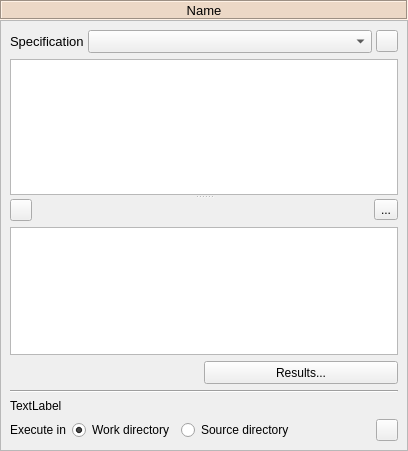
<?xml version="1.0" encoding="UTF-8"?>
<!--
######################################################################################################################
# Copyright (C) 2017-2021 Spine project consortium
# This file is part of Spine Items.
# Spine Items is free software: you can redistribute it and\/or modify it under the terms of the GNU Lesser General
# Public License as published by the Free Software Foundation, either version 3 of the License, or (at your option)
# any later version. This program is distributed in the hope that it will be useful, but WITHOUT ANY WARRANTY;
# without even the implied warranty of MERCHANTABILITY or FITNESS FOR A PARTICULAR PURPOSE. See the GNU Lesser General
# Public License for more details. You should have received a copy of the GNU Lesser General Public License along with
# this program. If not, see <http:\/\/www.gnu.org\/licenses\/>.
######################################################################################################################
-->
<ui version="4.0">
 <class>Form</class>
 <widget class="QWidget" name="Form">
  <property name="geometry">
   <rect>
    <x>0</x>
    <y>0</y>
    <width>408</width>
    <height>451</height>
   </rect>
  </property>
  <property name="windowTitle">
   <string>Form</string>
  </property>
  <layout class="QVBoxLayout" name="verticalLayout">
   <property name="spacing">
    <number>0</number>
   </property>
   <property name="leftMargin">
    <number>0</number>
   </property>
   <property name="topMargin">
    <number>0</number>
   </property>
   <property name="rightMargin">
    <number>0</number>
   </property>
   <property name="bottomMargin">
    <number>0</number>
   </property>
   <item>
    <widget class="QLabel" name="label_tool_name">
     <property name="enabled">
      <bool>true</bool>
     </property>
     <property name="sizePolicy">
      <sizepolicy hsizetype="Preferred" vsizetype="Fixed">
       <horstretch>0</horstretch>
       <verstretch>0</verstretch>
      </sizepolicy>
     </property>
     <property name="minimumSize">
      <size>
       <width>0</width>
       <height>20</height>
      </size>
     </property>
     <property name="maximumSize">
      <size>
       <width>16777215</width>
       <height>20</height>
      </size>
     </property>
     <property name="font">
      <font>
       <pointsize>10</pointsize>
       <weight>50</weight>
       <bold>false</bold>
      </font>
     </property>
     <property name="styleSheet">
      <string notr="true">background-color: #ecd8c6;</string>
     </property>
     <property name="frameShape">
      <enum>QFrame::Box</enum>
     </property>
     <property name="frameShadow">
      <enum>QFrame::Sunken</enum>
     </property>
     <property name="text">
      <string>Name</string>
     </property>
     <property name="alignment">
      <set>Qt::AlignCenter</set>
     </property>
     <property name="wordWrap">
      <bool>true</bool>
     </property>
    </widget>
   </item>
   <item>
    <widget class="QScrollArea" name="scrollArea_3">
     <property name="widgetResizable">
      <bool>true</bool>
     </property>
     <widget class="QWidget" name="scrollAreaWidgetContents_3">
      <property name="geometry">
       <rect>
        <x>0</x>
        <y>0</y>
        <width>406</width>
        <height>429</height>
       </rect>
      </property>
      <layout class="QVBoxLayout" name="verticalLayout_2">
       <item>
        <layout class="QHBoxLayout" name="horizontalLayout_9">
         <property name="spacing">
          <number>4</number>
         </property>
         <item>
          <widget class="QLabel" name="label_tool_specification">
           <property name="sizePolicy">
            <sizepolicy hsizetype="Fixed" vsizetype="Fixed">
             <horstretch>0</horstretch>
             <verstretch>0</verstretch>
            </sizepolicy>
           </property>
           <property name="maximumSize">
            <size>
             <width>16777215</width>
             <height>16777215</height>
            </size>
           </property>
           <property name="font">
            <font>
             <pointsize>10</pointsize>
            </font>
           </property>
           <property name="text">
            <string>Specification</string>
           </property>
          </widget>
         </item>
         <item>
          <widget class="QComboBox" name="comboBox_tool">
           <property name="sizePolicy">
            <sizepolicy hsizetype="Expanding" vsizetype="Fixed">
             <horstretch>0</horstretch>
             <verstretch>0</verstretch>
            </sizepolicy>
           </property>
           <property name="font">
            <font>
             <pointsize>10</pointsize>
            </font>
           </property>
           <property name="toolTip">
            <string>&lt;html&gt;&lt;head/&gt;&lt;body&gt;&lt;p&gt;Tool specification for this Tool&lt;/p&gt;&lt;/body&gt;&lt;/html&gt;</string>
           </property>
          </widget>
         </item>
         <item>
          <widget class="QToolButton" name="toolButton_tool_specification">
           <property name="minimumSize">
            <size>
             <width>22</width>
             <height>22</height>
            </size>
           </property>
           <property name="maximumSize">
            <size>
             <width>22</width>
             <height>22</height>
            </size>
           </property>
           <property name="toolTip">
            <string>&lt;html&gt;&lt;head/&gt;&lt;body&gt;&lt;p&gt;Tool specification options.&lt;/p&gt;&lt;/body&gt;&lt;/html&gt;</string>
           </property>
           <property name="icon">
            <iconset resource="../../ui/resources/resources_icons.qrc">
             <normaloff>:/icons/wrench.svg</normaloff>:/icons/wrench.svg</iconset>
           </property>
           <property name="iconSize">
            <size>
             <width>16</width>
             <height>16</height>
            </size>
           </property>
           <property name="popupMode">
            <enum>QToolButton::InstantPopup</enum>
           </property>
          </widget>
         </item>
        </layout>
       </item>
       <item>
        <layout class="QHBoxLayout" name="horizontalLayout_options"/>
       </item>
       <item>
        <widget class="QSplitter" name="splitter">
         <property name="orientation">
          <enum>Qt::Vertical</enum>
         </property>
         <widget class="ArgsTreeView" name="treeView_cmdline_args">
          <property name="sizePolicy">
           <sizepolicy hsizetype="Expanding" vsizetype="Expanding">
            <horstretch>0</horstretch>
            <verstretch>0</verstretch>
           </sizepolicy>
          </property>
          <property name="font">
           <font>
            <pointsize>10</pointsize>
           </font>
          </property>
          <property name="acceptDrops">
           <bool>true</bool>
          </property>
          <property name="editTriggers">
           <set>QAbstractItemView::AnyKeyPressed|QAbstractItemView::DoubleClicked|QAbstractItemView::EditKeyPressed</set>
          </property>
          <property name="dragDropMode">
           <enum>QAbstractItemView::DragDrop</enum>
          </property>
          <property name="selectionMode">
           <enum>QAbstractItemView::ExtendedSelection</enum>
          </property>
          <property name="textElideMode">
           <enum>Qt::ElideLeft</enum>
          </property>
          <attribute name="headerMinimumSectionSize">
           <number>26</number>
          </attribute>
         </widget>
         <widget class="QWidget" name="gridLayoutWidget">
          <layout class="QGridLayout" name="gridLayout">
           <item row="0" column="1">
            <spacer name="horizontalSpacer_2">
             <property name="orientation">
              <enum>Qt::Horizontal</enum>
             </property>
             <property name="sizeHint" stdset="0">
              <size>
               <width>40</width>
               <height>20</height>
              </size>
             </property>
            </spacer>
           </item>
           <item row="0" column="0">
            <widget class="QToolButton" name="toolButton_add_file_path_arg">
             <property name="minimumSize">
              <size>
               <width>22</width>
               <height>22</height>
              </size>
             </property>
             <property name="maximumSize">
              <size>
               <width>22</width>
               <height>22</height>
              </size>
             </property>
             <property name="toolTip">
              <string>&lt;html&gt;&lt;head/&gt;&lt;body&gt;&lt;p&gt;Append selected input file paths to the list of command line args&lt;/p&gt;&lt;/body&gt;&lt;/html&gt;</string>
             </property>
             <property name="text">
              <string/>
             </property>
             <property name="icon">
              <iconset resource="../../ui/resources/resources_icons.qrc">
               <normaloff>:/icons/file-upload.svg</normaloff>:/icons/file-upload.svg</iconset>
             </property>
             <property name="iconSize">
              <size>
               <width>16</width>
               <height>16</height>
              </size>
             </property>
             <property name="popupMode">
              <enum>QToolButton::InstantPopup</enum>
             </property>
            </widget>
           </item>
           <item row="0" column="2">
            <widget class="QToolButton" name="toolButton_remove_arg">
             <property name="toolTip">
              <string>&lt;html&gt;&lt;head/&gt;&lt;body&gt;&lt;p&gt;Remove selected tool command line args&lt;/p&gt;&lt;/body&gt;&lt;/html&gt;</string>
             </property>
             <property name="text">
              <string>...</string>
             </property>
             <property name="icon">
              <iconset resource="../../ui/resources/resources_icons.qrc">
               <normaloff>:/icons/minus.svg</normaloff>:/icons/minus.svg</iconset>
             </property>
            </widget>
           </item>
           <item row="1" column="0" colspan="3">
            <widget class="QTreeView" name="treeView_input_files">
             <property name="sizePolicy">
              <sizepolicy hsizetype="Expanding" vsizetype="Expanding">
               <horstretch>0</horstretch>
               <verstretch>0</verstretch>
              </sizepolicy>
             </property>
             <property name="font">
              <font>
               <pointsize>10</pointsize>
              </font>
             </property>
             <property name="dragEnabled">
              <bool>false</bool>
             </property>
             <property name="dragDropMode">
              <enum>QAbstractItemView::DragOnly</enum>
             </property>
             <property name="selectionMode">
              <enum>QAbstractItemView::ExtendedSelection</enum>
             </property>
             <property name="textElideMode">
              <enum>Qt::ElideLeft</enum>
             </property>
             <property name="uniformRowHeights">
              <bool>true</bool>
             </property>
             <property name="animated">
              <bool>false</bool>
             </property>
             <attribute name="headerMinimumSectionSize">
              <number>26</number>
             </attribute>
            </widget>
           </item>
          </layout>
         </widget>
        </widget>
       </item>
       <item>
        <layout class="QHBoxLayout" name="horizontalLayout_11">
         <property name="spacing">
          <number>6</number>
         </property>
         <item>
          <spacer name="horizontalSpacer_6">
           <property name="orientation">
            <enum>Qt::Horizontal</enum>
           </property>
           <property name="sizeHint" stdset="0">
            <size>
             <width>40</width>
             <height>20</height>
            </size>
           </property>
          </spacer>
         </item>
         <item>
          <widget class="QPushButton" name="pushButton_tool_results">
           <property name="sizePolicy">
            <sizepolicy hsizetype="MinimumExpanding" vsizetype="Fixed">
             <horstretch>0</horstretch>
             <verstretch>0</verstretch>
            </sizepolicy>
           </property>
           <property name="minimumSize">
            <size>
             <width>75</width>
             <height>23</height>
            </size>
           </property>
           <property name="maximumSize">
            <size>
             <width>16777215</width>
             <height>23</height>
            </size>
           </property>
           <property name="toolTip">
            <string>&lt;html&gt;&lt;head/&gt;&lt;body&gt;&lt;p&gt;Open results archive in file browser&lt;/p&gt;&lt;/body&gt;&lt;/html&gt;</string>
           </property>
           <property name="text">
            <string>Results...</string>
           </property>
          </widget>
         </item>
        </layout>
       </item>
       <item>
        <widget class="Line" name="line_4">
         <property name="orientation">
          <enum>Qt::Horizontal</enum>
         </property>
        </widget>
       </item>
       <item>
        <widget class="QLabel" name="label_jupyter">
         <property name="text">
          <string>TextLabel</string>
         </property>
        </widget>
       </item>
       <item>
        <layout class="QHBoxLayout" name="horizontalLayout_15" stretch="0,0,0,0,0">
         <item>
          <widget class="QLabel" name="label_2">
           <property name="text">
            <string>Execute in</string>
           </property>
          </widget>
         </item>
         <item>
          <widget class="QRadioButton" name="radioButton_execute_in_work">
           <property name="text">
            <string>Work directory</string>
           </property>
           <property name="checked">
            <bool>true</bool>
           </property>
          </widget>
         </item>
         <item>
          <widget class="QRadioButton" name="radioButton_execute_in_source">
           <property name="text">
            <string>Source directory</string>
           </property>
          </widget>
         </item>
         <item>
          <spacer name="horizontalSpacer_8">
           <property name="orientation">
            <enum>Qt::Horizontal</enum>
           </property>
           <property name="sizeHint" stdset="0">
            <size>
             <width>40</width>
             <height>20</height>
            </size>
           </property>
          </spacer>
         </item>
         <item>
          <widget class="QToolButton" name="toolButton_tool_open_dir">
           <property name="minimumSize">
            <size>
             <width>22</width>
             <height>22</height>
            </size>
           </property>
           <property name="maximumSize">
            <size>
             <width>22</width>
             <height>22</height>
            </size>
           </property>
           <property name="toolTip">
            <string>&lt;html&gt;&lt;head/&gt;&lt;body&gt;&lt;p&gt;Open this Tool's project directory in file browser&lt;/p&gt;&lt;/body&gt;&lt;/html&gt;</string>
           </property>
           <property name="icon">
            <iconset resource="../../ui/resources/resources_icons.qrc">
             <normaloff>:/icons/folder-open-regular.svg</normaloff>:/icons/folder-open-regular.svg</iconset>
           </property>
          </widget>
         </item>
        </layout>
       </item>
      </layout>
     </widget>
    </widget>
   </item>
  </layout>
 </widget>
 <customwidgets>
  <customwidget>
   <class>ArgsTreeView</class>
   <extends>QTreeView</extends>
   <header>../widgets.h</header>
  </customwidget>
 </customwidgets>
 <tabstops>
  <tabstop>scrollArea_3</tabstop>
  <tabstop>comboBox_tool</tabstop>
  <tabstop>toolButton_tool_specification</tabstop>
  <tabstop>pushButton_tool_results</tabstop>
  <tabstop>toolButton_tool_open_dir</tabstop>
 </tabstops>
 <resources>
  <include location="../../ui/resources/resources_icons.qrc"/>
 </resources>
 <connections/>
</ui>
